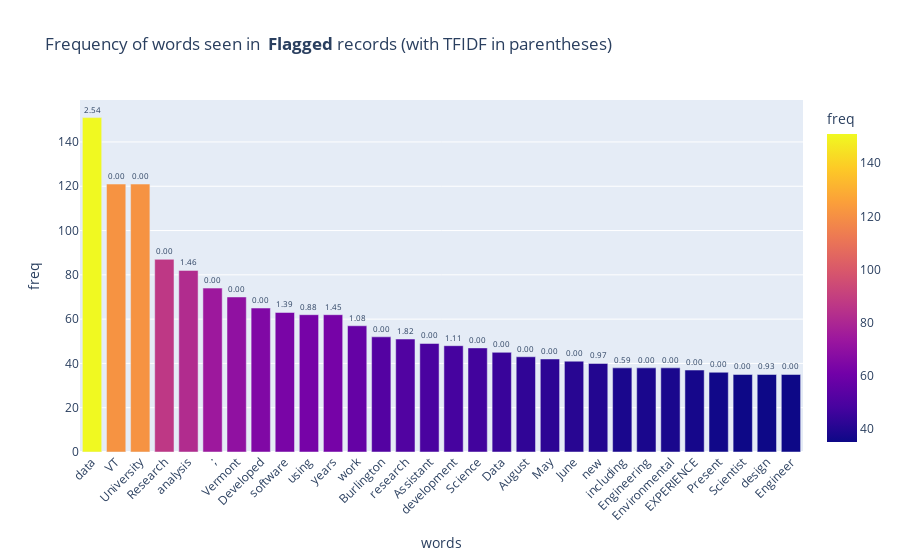

The code cell stored with this chart in its notebook:
### Code cell
# n most frequent
n = 30

fig = px.bar(
    data_frame=f_words_df[:n], x='words', y='freq', color='freq',
    text='tfidf_score_sum', labels={'x': 'words', 'y': 'frequency'},
    title='Frequency of words seen in <b> Flagged </b>records (with TFIDF in parentheses)' )

fig.update_xaxes(tickangle= -45)  
fig.update_traces(
    texttemplate='%{text:.2f}', textposition='outside',
     textfont_size=8)
     
fig.show()

### Figure 1 — Plotly figure (JSON) as saved in the notebook; plotly's stock layout.template omitted (floating-point values rounded to 4 significant figures)
{"data": [{"alignmentgroup": "True", "hovertemplate": "words=%{x}<br>freq=%{marker.color}<br>tfidf_score_sum=%{text}<extra></extra>", "legendgroup": "", "marker": {"color": [151, 121, 121, 87, 82, 74, 70, 65, 63, 62, 62, 57, 52, 51, 49, 48, 47, 45, 43, 42, 41, 40, 38, 38, 38, 37, 36, 35, 35, 35], "coloraxis": "coloraxis", "pattern": {"shape": ""}}, "name": "", "offsetgroup": "", "orientation": "v", "showlegend": false, "text": [2.54, null, null, null, 1.461, null, null, null, 1.394, 0.8813, 1.45, 1.076, null, 1.819, null, 1.115, null, null, null, null, null, 0.9715, 0.5925, null, null, null, null, null, 0.9278, null], "textfont": {"size": 8}, "textposition": "outside", "texttemplate": "%{text:.2f}", "type": "bar", "x": ["data", "VT", "University", "Research", "analysis", ";", "Vermont", "Developed", "software", "using", "years", "work", "Burlington", "research", "Assistant", "development", "Science", "Data", "August", "May", "June", "new", "including", "Engineering", "Environmental", "EXPERIENCE", "Present", "Scientist", "design", "Engineer"], "xaxis": "x", "y": [151, 121, 121, 87, 82, 74, 70, 65, 63, 62, 62, 57, 52, 51, 49, 48, 47, 45, 43, 42, 41, 40, 38, 38, 38, 37, 36, 35, 35, 35], "yaxis": "y"}], "layout": {"barmode": "relative", "coloraxis": {"colorbar": {"title": {"text": "freq"}}, "colorscale": [[0, "#0d0887"], [0.1111, "#46039f"], [0.2222, "#7201a8"], [0.3333, "#9c179e"], [0.4444, "#bd3786"], [0.5556, "#d8576b"], [0.6667, "#ed7953"], [0.7778, "#fb9f3a"], [0.8889, "#fdca26"], [1, "#f0f921"]]}, "legend": {"tracegroupgap": 0}, "title": {"text": "Frequency of words seen in <b> Flagged </b>records (with TFIDF in parentheses)"}, "xaxis": {"anchor": "y", "domain": [0, 1], "tickangle": -45, "title": {"text": "words"}}, "yaxis": {"anchor": "x", "domain": [0, 1], "title": {"text": "freq"}}}}
